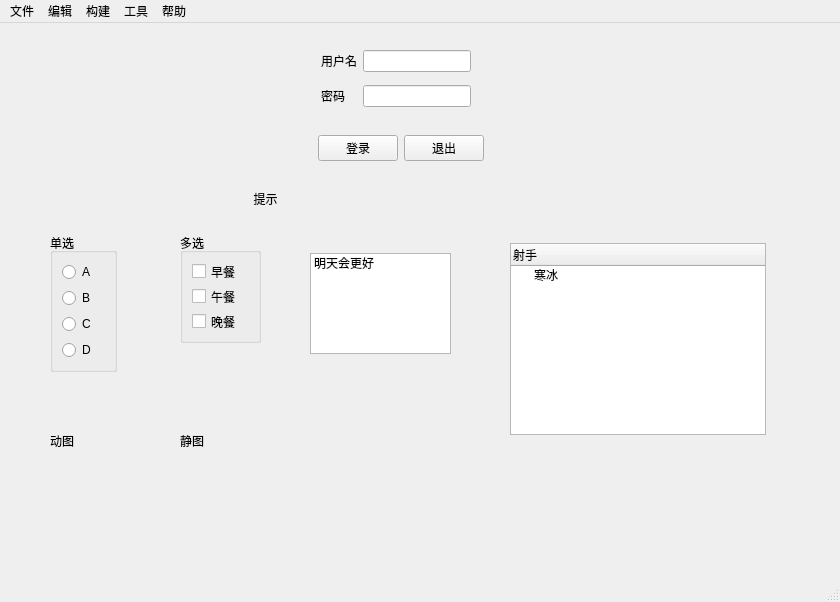
<?xml version="1.0" encoding="UTF-8"?>
<ui version="4.0">
 <class>MainWindow</class>
 <widget class="QMainWindow" name="MainWindow">
  <property name="geometry">
   <rect>
    <x>0</x>
    <y>0</y>
    <width>840</width>
    <height>602</height>
   </rect>
  </property>
  <property name="sizePolicy">
   <sizepolicy hsizetype="Preferred" vsizetype="Preferred">
    <horstretch>0</horstretch>
    <verstretch>0</verstretch>
   </sizepolicy>
  </property>
  <property name="windowTitle">
   <string>MainWindow</string>
  </property>
  <widget class="QWidget" name="centralwidget">
   <widget class="QWidget" name="widget" native="true">
    <property name="geometry">
     <rect>
      <x>220</x>
      <y>20</y>
      <width>351</width>
      <height>75</height>
     </rect>
    </property>
    <property name="sizePolicy">
     <sizepolicy hsizetype="Fixed" vsizetype="Preferred">
      <horstretch>0</horstretch>
      <verstretch>0</verstretch>
     </sizepolicy>
    </property>
    <layout class="QGridLayout" name="gridLayout">
     <property name="leftMargin">
      <number>0</number>
     </property>
     <property name="topMargin">
      <number>0</number>
     </property>
     <property name="rightMargin">
      <number>0</number>
     </property>
     <property name="bottomMargin">
      <number>2</number>
     </property>
     <item row="0" column="0">
      <spacer name="horizontalSpacer_4">
       <property name="orientation">
        <enum>Qt::Horizontal</enum>
       </property>
       <property name="sizeHint" stdset="0">
        <size>
         <width>54</width>
         <height>20</height>
        </size>
       </property>
      </spacer>
     </item>
     <item row="0" column="1">
      <widget class="QLabel" name="label">
       <property name="text">
        <string>用户名</string>
       </property>
      </widget>
     </item>
     <item row="0" column="2">
      <widget class="QLineEdit" name="lineEdit"/>
     </item>
     <item row="0" column="3">
      <spacer name="horizontalSpacer_6">
       <property name="orientation">
        <enum>Qt::Horizontal</enum>
       </property>
       <property name="sizeHint" stdset="0">
        <size>
         <width>54</width>
         <height>20</height>
        </size>
       </property>
      </spacer>
     </item>
     <item row="1" column="0">
      <spacer name="horizontalSpacer_5">
       <property name="orientation">
        <enum>Qt::Horizontal</enum>
       </property>
       <property name="sizeHint" stdset="0">
        <size>
         <width>54</width>
         <height>20</height>
        </size>
       </property>
      </spacer>
     </item>
     <item row="1" column="1">
      <widget class="QLabel" name="label_2">
       <property name="text">
        <string>密码</string>
       </property>
      </widget>
     </item>
     <item row="1" column="2">
      <widget class="QLineEdit" name="lineEdit_2"/>
     </item>
     <item row="1" column="3">
      <spacer name="horizontalSpacer_7">
       <property name="orientation">
        <enum>Qt::Horizontal</enum>
       </property>
       <property name="sizeHint" stdset="0">
        <size>
         <width>54</width>
         <height>20</height>
        </size>
       </property>
      </spacer>
     </item>
    </layout>
   </widget>
   <widget class="QWidget" name="widget_2" native="true">
    <property name="geometry">
     <rect>
      <x>260</x>
      <y>100</y>
      <width>281</width>
      <height>50</height>
     </rect>
    </property>
    <property name="sizePolicy">
     <sizepolicy hsizetype="Fixed" vsizetype="Preferred">
      <horstretch>0</horstretch>
      <verstretch>0</verstretch>
     </sizepolicy>
    </property>
    <layout class="QGridLayout" name="gridLayout_2">
     <property name="leftMargin">
      <number>0</number>
     </property>
     <property name="topMargin">
      <number>0</number>
     </property>
     <property name="rightMargin">
      <number>0</number>
     </property>
     <property name="bottomMargin">
      <number>0</number>
     </property>
     <item row="0" column="0" rowspan="2">
      <spacer name="horizontalSpacer">
       <property name="orientation">
        <enum>Qt::Horizontal</enum>
       </property>
       <property name="sizeHint" stdset="0">
        <size>
         <width>34</width>
         <height>20</height>
        </size>
       </property>
      </spacer>
     </item>
     <item row="0" column="1" rowspan="2" colspan="2">
      <widget class="QPushButton" name="pushButton">
       <property name="text">
        <string>登录</string>
       </property>
      </widget>
     </item>
     <item row="0" column="3" rowspan="2">
      <widget class="QPushButton" name="pushButton_2">
       <property name="text">
        <string>退出</string>
       </property>
      </widget>
     </item>
     <item row="0" column="4" rowspan="2">
      <spacer name="horizontalSpacer_3">
       <property name="orientation">
        <enum>Qt::Horizontal</enum>
       </property>
       <property name="sizeHint" stdset="0">
        <size>
         <width>34</width>
         <height>20</height>
        </size>
       </property>
      </spacer>
     </item>
    </layout>
   </widget>
   <widget class="QToolButton" name="toolButton">
    <property name="geometry">
     <rect>
      <x>230</x>
      <y>160</y>
      <width>71</width>
      <height>31</height>
     </rect>
    </property>
    <property name="text">
     <string>提示</string>
    </property>
    <property name="icon">
     <iconset resource="res.qrc">
      <normaloff>:/Pictures/voice.png</normaloff>:/Pictures/voice.png</iconset>
    </property>
    <property name="toolButtonStyle">
     <enum>Qt::ToolButtonTextBesideIcon</enum>
    </property>
    <property name="autoRaise">
     <bool>true</bool>
    </property>
   </widget>
   <widget class="QGroupBox" name="groupBoxSingle">
    <property name="geometry">
     <rect>
      <x>50</x>
      <y>210</y>
      <width>67</width>
      <height>139</height>
     </rect>
    </property>
    <property name="title">
     <string>单选</string>
    </property>
    <layout class="QGridLayout" name="gridLayout_3">
     <item row="0" column="0" rowspan="2" colspan="2">
      <widget class="QRadioButton" name="radioButton_A">
       <property name="text">
        <string>A</string>
       </property>
      </widget>
     </item>
     <item row="1" column="1">
      <widget class="QLabel" name="label_3">
       <property name="text">
        <string/>
       </property>
      </widget>
     </item>
     <item row="2" column="0" colspan="2">
      <widget class="QRadioButton" name="radioButton_B">
       <property name="text">
        <string>B</string>
       </property>
      </widget>
     </item>
     <item row="3" column="0" colspan="2">
      <widget class="QRadioButton" name="radioButton_C">
       <property name="text">
        <string>C</string>
       </property>
      </widget>
     </item>
     <item row="4" column="0" colspan="2">
      <widget class="QRadioButton" name="radioButton_D">
       <property name="text">
        <string>D </string>
       </property>
      </widget>
     </item>
    </layout>
   </widget>
   <widget class="QGroupBox" name="groupBoxMulti">
    <property name="geometry">
     <rect>
      <x>180</x>
      <y>210</y>
      <width>81</width>
      <height>110</height>
     </rect>
    </property>
    <property name="title">
     <string>多选</string>
    </property>
    <property name="checkable">
     <bool>false</bool>
    </property>
    <layout class="QGridLayout" name="gridLayout_4">
     <item row="0" column="0">
      <widget class="QCheckBox" name="checkBoxFirst">
       <property name="text">
        <string>早餐</string>
       </property>
       <property name="tristate">
        <bool>true</bool>
       </property>
      </widget>
     </item>
     <item row="1" column="0">
      <widget class="QCheckBox" name="checkBoxSecond">
       <property name="text">
        <string>午餐</string>
       </property>
      </widget>
     </item>
     <item row="2" column="0">
      <widget class="QCheckBox" name="checkBoxThird">
       <property name="text">
        <string>晚餐</string>
       </property>
      </widget>
     </item>
    </layout>
   </widget>
   <widget class="QListWidget" name="listWidget">
    <property name="geometry">
     <rect>
      <x>310</x>
      <y>230</y>
      <width>141</width>
      <height>101</height>
     </rect>
    </property>
    <item>
     <property name="text">
      <string>明天会更好</string>
     </property>
    </item>
   </widget>
   <widget class="QTreeWidget" name="treeWidget">
    <property name="geometry">
     <rect>
      <x>510</x>
      <y>220</y>
      <width>256</width>
      <height>192</height>
     </rect>
    </property>
    <column>
     <property name="text">
      <string>射手</string>
     </property>
    </column>
    <item>
     <property name="text">
      <string>寒冰</string>
     </property>
    </item>
   </widget>
   <widget class="QLabel" name="label_img">
    <property name="geometry">
     <rect>
      <x>50</x>
      <y>410</y>
      <width>72</width>
      <height>15</height>
     </rect>
    </property>
    <property name="text">
     <string>动图</string>
    </property>
   </widget>
   <widget class="QLabel" name="label_img_static">
    <property name="geometry">
     <rect>
      <x>180</x>
      <y>410</y>
      <width>72</width>
      <height>15</height>
     </rect>
    </property>
    <property name="text">
     <string>静图</string>
    </property>
   </widget>
  </widget>
  <widget class="QMenuBar" name="menubar">
   <property name="geometry">
    <rect>
     <x>0</x>
     <y>0</y>
     <width>840</width>
     <height>26</height>
    </rect>
   </property>
   <widget class="QMenu" name="menu">
    <property name="title">
     <string>文件</string>
    </property>
    <addaction name="actionNew_File"/>
    <addaction name="actionOpen_File"/>
   </widget>
   <widget class="QMenu" name="menu_2">
    <property name="title">
     <string>编辑</string>
    </property>
   </widget>
   <widget class="QMenu" name="menu_3">
    <property name="title">
     <string>构建</string>
    </property>
   </widget>
   <widget class="QMenu" name="menu_4">
    <property name="title">
     <string>帮助</string>
    </property>
    <addaction name="actionCritical"/>
    <addaction name="actionInformation"/>
    <addaction name="actionQuestion"/>
    <addaction name="actionWaring"/>
   </widget>
   <widget class="QMenu" name="menu_5">
    <property name="title">
     <string>工具</string>
    </property>
    <addaction name="actionColor"/>
    <addaction name="actionFont"/>
    <addaction name="actionFilePath"/>
   </widget>
   <addaction name="menu"/>
   <addaction name="menu_2"/>
   <addaction name="menu_3"/>
   <addaction name="menu_5"/>
   <addaction name="menu_4"/>
  </widget>
  <widget class="QStatusBar" name="statusbar"/>
  <action name="actionNew_File">
   <property name="text">
    <string>新建</string>
   </property>
  </action>
  <action name="actionOpen_File">
   <property name="text">
    <string>打开</string>
   </property>
  </action>
  <action name="actionCritical">
   <property name="text">
    <string>Critical</string>
   </property>
  </action>
  <action name="actionInformation">
   <property name="text">
    <string>Information</string>
   </property>
  </action>
  <action name="actionQuestion">
   <property name="text">
    <string>Question</string>
   </property>
  </action>
  <action name="actionWaring">
   <property name="text">
    <string>Waring</string>
   </property>
  </action>
  <action name="actionColor">
   <property name="text">
    <string>Color</string>
   </property>
  </action>
  <action name="actionFont">
   <property name="text">
    <string>Font</string>
   </property>
  </action>
  <action name="actionFilePath">
   <property name="text">
    <string>FilePath</string>
   </property>
  </action>
 </widget>
 <resources>
  <include location="res.qrc"/>
 </resources>
 <connections/>
</ui>
